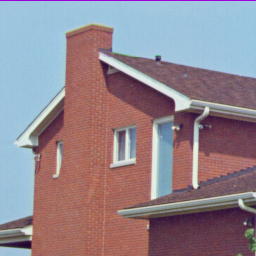
%> input picture house.png, 256 x 256 px
$ octave hough_line.m   (GNU Octave 9; MATLAB toolbox functions it lacks are replaced by stand-ins)
%> lines starting %> are read from the running program, lines starting %| are printed output that depends on the picture; in (x1, y1, x2, y2) boxes, pixels count from 0 and x2, y2 are one past the last pixel; in counts of white or black regions, pixels touching at a corner belong together; the program's own positions count from 1
clear all;clc

img=imread('house.png');house=img;
%> further down, img is the input picture: size 256x256x3 uint8; mean R, G, B 146.6, 133, 142
img=rgb2gray(img);
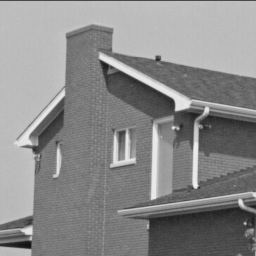
%> img: size 256x256 uint8; min 17, max 239, mean 138.1
img=im2double(img);
%> img: size 256x256 double
figure();
subplot(2,2,1);
imshow(house);
title('原图');
[m,n]=size(img);
%> m = 256; n = 256

hx = [-1 -2 -1;0 0 0 ;1 2 1];%生产sobel垂直梯度模板
hy = hx';                    %生产sobel水平梯度模板
%% 预处理
%垂直梯度
gradx = filter2(hx,img,'same');
gradx = abs(gradx); %计算图像的sobel垂直梯度
%水平梯度
grady = filter2(hy,img,'same');
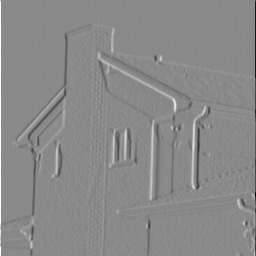
%> grady: size 256x256 double; min -3.52, max 2.98, mean -0.00311; drawn with min black and max white
grady = abs(grady); %计算图像的sobel水平梯度
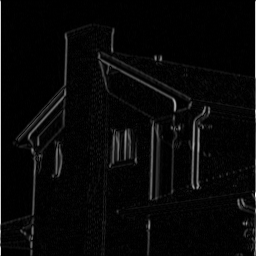
%> grady: size 256x256 double; min 0, max 3.52, mean 0.119; drawn with min black and max white
%sobel梯度
grad = gradx + grady;  %得到图像的sobel梯度
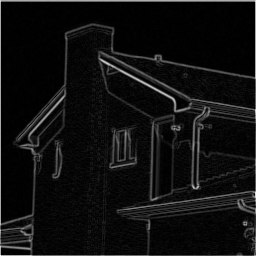
%> grad: size 256x256 double; min 0, max 4.41, mean 0.274; drawn with min black and max white
subplot(2,2,2);imshow(grad);title('Sobel算子提取图像边缘');
I = grad;

%均值滤波
[m,n]=size(I);
y = zeros(m,n);
for i=2:m-1
    for j=2:n-1
        y(i,j)=I(i-1,j-1)+I(i-1,j)+I(i-1,j+1)+I(i,j-1)+I(i,j)+I(i,j+1)+I(i+1,j-1)+I(i+1,j)+I(i+1,j+1);
        y(i,j)=y(i,j)/9;
    end
end
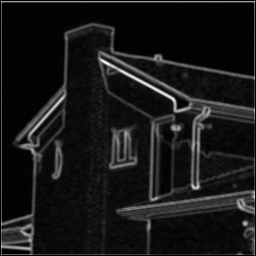
%> y: size 256x256 double; min 0, max 2.63, mean 0.245; drawn with min black and max white
subplot(2,2,3);imshow(y);title('均值去噪后');
%> after `imshow(y)`:
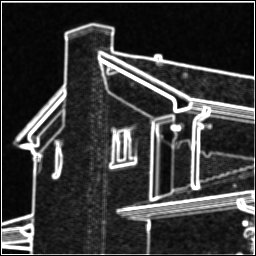
%> displayed picture: size 256x256, on the screen's scale of 0 to 255; min 0, max 255, mean 58.4


%二值化
q=im2uint8(y);
[m,n]=size(q);
for i=1:m
    for j=1:n
        if q(i,j)>160
            q(i,j)=255;
        else
            q(i,j)=0;
        end
    end
end
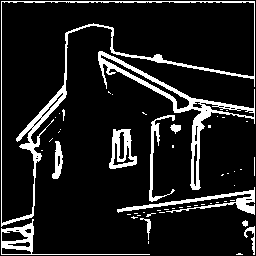
%> q: size 256x256 uint8; 11.8% white; 53 white regions (41 under 20 px), largest, box (x1, y1, x2, y2) and area: (1, 1, 255, 227) 2460, (98, 51, 255, 190) 2102, (117, 187, 255, 215) 865
subplot(2,2,4);imshow(q);title('二值化处理后');

%% hough变换检测
theta=180;
dis=round(sqrt(m^2+n^2));
%> dis = 362
s=zeros(theta,2*dis);
z=cell(theta,2*dis);
%> (the run ends here)
